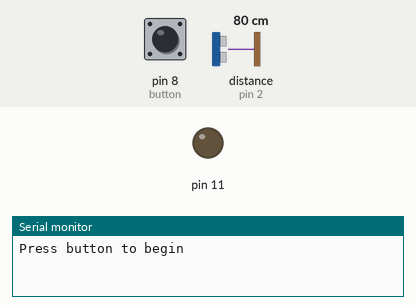
Simulated run of this sketch. Board: Arduino Uno, built with avr-gcc and run on an emulated ATmega328P. On the bench: output pins drawn as LEDs (lit = HIGH), the last lines printed to the serial monitor. The inputs (shaded band) are chosen by the test bench; at power-on: pin 8 (button) HIGH, distance to the obstacle (sensor on pin 2) 80 cm. The echo pulse lasts 58.3 µs per cm; pins used as bus, display or sensor lines are not drawn.

Above: at 1.2 s.
1.3 s: pin 8 (button) pulled LOW for 0.15 s
At 2.7 s:
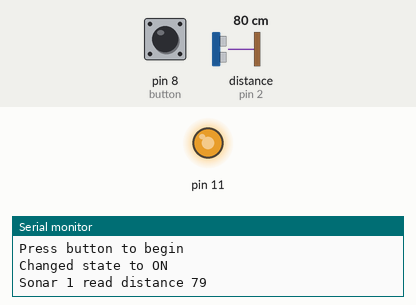
3.0 s: distance to the obstacle (sensor on pin 2) set to 120 cm
At 4.0 s:
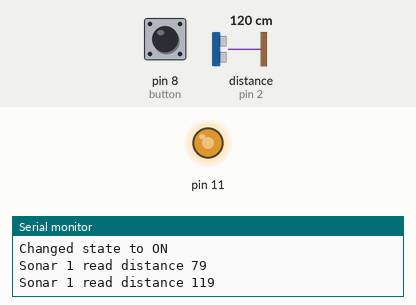
4.5 s: distance to the obstacle (sensor on pin 2) set to 250 cm
At 5.4 s:
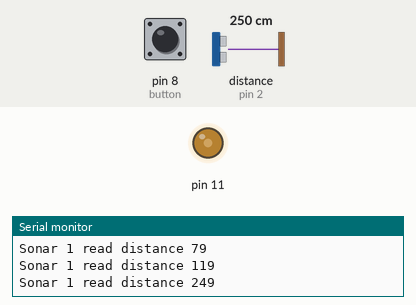
6.0 s: pin 8 (button) pulled LOW for 1 s
At 7.2 s:
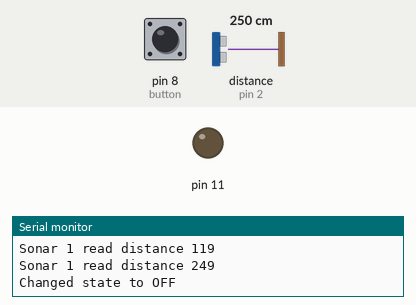
Timing chart, 0 to 9.0 s (numbered marks = the images above; inputs shaded):
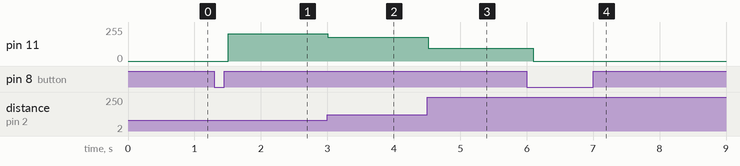

Measured:
- after the input at 1.3 s, pin 11: 0/255 → 204/255 after 0.21 s
- after the input at 3.0 s, pin 11: 204/255 → 179/255 at once
- after the input at 4.5 s, pin 11: 179/255 → 96/255 at once
- after the input at 6.0 s, pin 11: 96/255 → 0/255 after 0.10 s

The sketch:

sonar.ino
```cpp
#include <ezButton.h>

// Sonar Placements (Ids)
// 1  |  2
// 3  |  4

// defines pins numbers
const int trigPin_TopLeft = 3;
const int trigPin_TopRight = 5;
const int trigPin_BottomLeft = 6;
// const inst trigPin_BottomRight = ...
const int echoPin_TopLeft = 2;
const int echoPin_TopRight = 4;
const int echoPin_BottomLeft = 7;
// const int echoPin_BottomRight = ...

const int maxDistance = 400;
long previousDistance = 0;

unsigned long previousSensorMillis = 0;
const long sensorInterval = 500;
bool sensorState = false;

ezButton button(8);
bool activeState = false;

void setup() {
  pinMode(trigPin_TopLeft, OUTPUT);
  //pinMode(trigPin_TopRight, OUTPUT);
  //pinMode(trigPin_BottomLeft, OUTPUT);
  //pinMode(trigPin_BottomRight, OUTPUT);

  pinMode(echoPin_TopLeft, INPUT);
  //pinMode(echoPin_TopRight, INPUT);
  //pinMode(echoPin_BottomLeft, INPUT);
  //pinMode(echoPin_BottomRight, INPUT);

  pinMode(11, OUTPUT);

  button.setDebounceTime(100);

  Serial.begin(9600);
  Serial.println("Press button to begin");
}

void loop() {
  updateState();
  if(activeState && sensorState){
    writeDistance('1', trigPin_TopLeft, echoPin_TopLeft);
  //writeDistance('2', trigPin_TopRight, echoPin_TopRight);
  //writeDistance('3', trigPin_BottomLeft, echoPin_BottomLeft);
  // writeDistance('4', trigPin_BottomRight, echoPin_BottomRight);
  }
}

void updateState(){
  unsigned long currentMillis = millis();
  if (currentMillis - previousSensorMillis >= sensorInterval) {
    previousSensorMillis = currentMillis;
    sensorState = true;
  }else {
    sensorState = false;
  }

  button.loop();
  if (button.isPressed()) {
    activeState = !activeState;
    if(activeState){
      Serial.println("Changed state to ON");
    }else{
      Serial.println("Changed state to OFF");
      digitalWrite(11, LOW);
    }
  }
}

void writeDistance(char sonarId, int trigPin, int echoPin) {
  // trigger sensor
  digitalWrite(trigPin, LOW);
  delayMicroseconds(5);
  digitalWrite(trigPin, HIGH);
  delayMicroseconds(10);
  digitalWrite(trigPin, LOW);

  // read duration and calculate distance
  // distance = (traveltime/2) x speed of sound
  long distance = pulseIn(echoPin, HIGH) * 0.0343 / 2;

  // sensor max distance is around 400 cm so above that is error
  if (distance > maxDistance || distance < 1){
    Serial.println("Error reading distance.");
    return;
  }

  // if distance is the same as last reading return else update and continue
  if (distance == previousDistance){
    return;
  }
  previousDistance = distance;

  char printValue[200];
  sprintf(printValue, "Sonar %c read distance %ld", sonarId, distance);
  Serial.println(printValue);

  // light up led depending on distance
  // intensity = -0.6375 * distance + 255
  analogWrite(11, -0.6375 * distance + 255);
}
```
